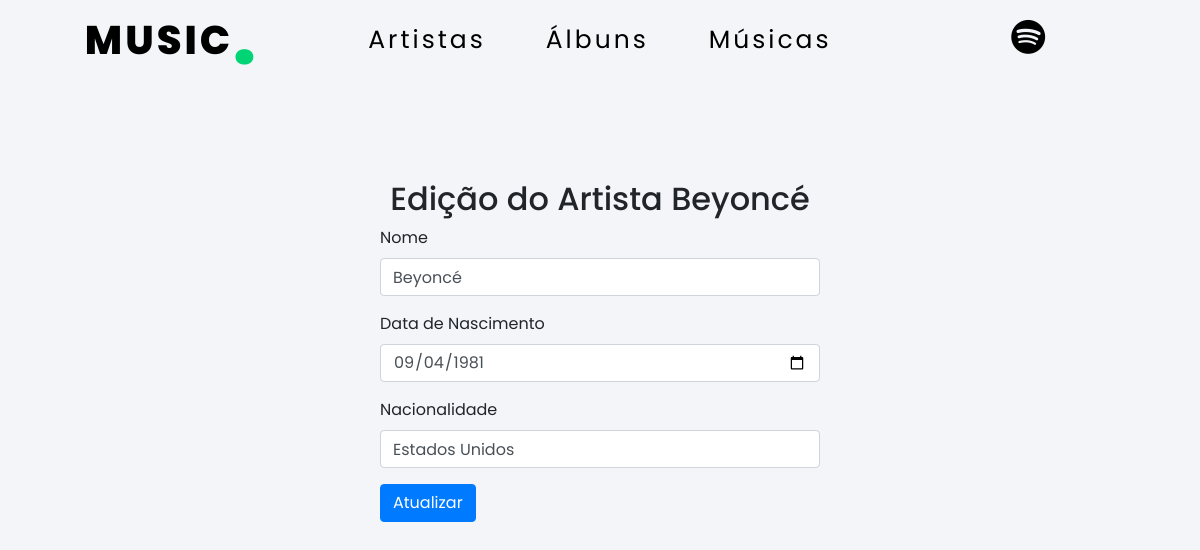
/editar_artista.php?id=1, run on the app's committed database.
### tables this page shows
CREATE TABLE `Artista` (
  `id` int(11) NOT NULL AUTO_INCREMENT,
  `nome` varchar(255) NOT NULL,
  `data_nascimento` date NOT NULL,
  `nacionalidade` varchar(100) NOT NULL,
  PRIMARY KEY (`id`),
  UNIQUE KEY `nome` (`nome`)
);

### model/Artista.php (called while the page is built, shortened)
<?php
class Artista
{
    public static function getArtPorId($id)
    {
        try {
            $conexao = Conexao::getConexao();
            $stmt = $conexao->prepare("SELECT * FROM Artista WHERE id = ?");
            $stmt->execute([$id]);
            return $stmt->fetchAll()[0];
        } catch (Exception $e) {
            echo $e->getMessage();
            exit;
        }
    }
}
?>

### editar_artista.php (the view, shortened to what this page needs)
<!DOCTYPE html>
<html lang="en">
<head>
    <link rel="stylesheet" href="https://cdnjs.cloudflare.com/ajax/libs/font-awesome/6.1.1/css/all.min.css">
    <link href="https://maxcdn.bootstrapcdn.com/bootstrap/4.5.2/css/bootstrap.min.css" rel="stylesheet">
    <link rel="stylesheet" href="css/artista.css">
    <link rel="stylesheet" type="text/css" href="https://cdn.jsdelivr.net/npm/toastify-js/src/toastify.min.css">
</head>
<body>
    <div class="container">
        <nav>
            <a href="index.php" style="text-decoration: none;">
                <div class="logo">MUSIC<b>.</b></div>
            </a>
            <ul class="navItems">
                <li><a href="artista.php">Artistas</a></li>
                <li><a href="album.php">Álbuns</a></li>
                <li><a href="selecionarOpcao.php">Músicas</a></li>
            </ul>
            <div class="links">
                <a href="spotifyApiCall.php"><i
                        class="fab fa-spotify" style="font-size: 35px;"></i></a>
            </div>
        </nav>
        <?php
        require_once("./model/Artista.php");
        if (isMetodo("GET")) {
            if (parametrosValidos($_GET, ["id"])) {
                if (Artista::existeArt($_GET["id"])) {
                    $artista = Artista::getArtPorId($_GET["id"]);
                }
            }
        }
        ?>
        <div class="container" id="fill">
            <div class="row justify-content-center">
                <div class="col-md-6">
                    <h2 class="text-center">Edição do Artista <?= $artista["nome"] ?></h2>
                    <form method="POST">
                        <div class="form-group">
                            <label for="nome">Nome</label>
                            <input type="text" class="form-control" id="nome" name="nome"
                                value="<?= $artista["nome"] ?>" required>
                        </div>
                        <div class="form-group">
                            <label for="data_nascimento">Data de Nascimento</label>
                            <input type="date" class="form-control" id="data_nascimento" name="data_nascimento"
                                value="<?= $artista["data_nascimento"] ?>" required>
                        </div>
                        <div class="form-group">
                            <label for="nacionalidade">Nacionalidade</label>
                            <input type="text" class="form-control" id="nacionalidade" name="nacionalidade"
                                value="<?= $artista["nacionalidade"] ?>" required>
                        </div>
                        <button type="submit" class="btn btn-primary">Atualizar</button>
                    </form>
                </div>
            </div>
        </div>
    </div>
</body>
</html>

### css/artista.css (style rules this page uses)
* { margin: 0; padding: 0; box-sizing: border-box; font-family: 'Poppins', sans-serif; }
html { scroll-behavior: smooth; }
body { background-color: #f3f5f8; }
.container { width: 100%; min-height: 100vh; }
#fill { position: relative; padding: 100px; }
.container nav { display: flex; width: 100%; justify-content: space-around; height: 80px; line-height: 80px; z-index: 111; }
.logo { display: flex; font-size: 40px; font-weight: 800; color: #000; letter-spacing: 3px; cursor: pointer; text-transform: uppercase; }
b { font-size: 70px; color: #01d475; }
.navItems { display: flex; }
.navItems li { list-style: none; margin: 0 30px; }
.navItems li a { font-size: 25px; font-weight: 400; color: #000; letter-spacing: 3px; text-decoration: none; text-transform: capitalize; }
.links a { font-size: 30px; color: #000; margin: 25px 70px; }

### data on the page
artista: nome "Beyoncé", data_nascimento "09/04/1981", nacionalidade "Estados Unidos"
